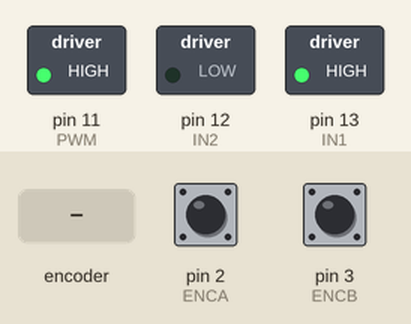
This sketch was run on a simulated Arduino Uno, built with avr-gcc and run on an emulated ATmega328P. Shown: switched loads named in the sketch (green lamp = pin HIGH). The inputs (shaded band) are chosen by the test bench; at power-on: pin 2 (ENCA) HIGH, pin 3 (ENCB) HIGH. What the sketch prints to the serial monitor is not drawn.

Above: at 1.2 s.
1.3 s: rotary encoder on pin 2 (ENCA) / pin 3 (ENCB) turned 1 step (first pin leading)
4.5 s: rotary encoder on pin 2 (ENCA) / pin 3 (ENCB) turned 2 steps (second pin leading)
Timing chart, 0 to 7.5 s (numbered marks = the images above; inputs shaded):
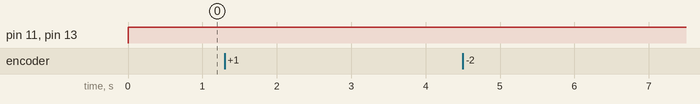

The sketch:

PID_Motor.ino
```cpp
#include <util/atomic.h> // For the ATOMIC_BLOCK macro

// Encoder
#define ENCA 2 // yellow wire
#define ENCB 3 // white wire

// Motor
#define IN1 13
#define IN2 12
#define PWM 11

// Defining the target as a global variable is only useful if the target has a set location. If the target is variable, say following a trig function, define it in the loop() function.
int target = 190;
volatile int pos = 0;
long prevT = 0;
float prevErr = 0;
float absement = 0;

void setup() {
    Serial.begin(9600);
    pinMode(ENCA, INPUT);
    pinMode(ENCB, INPUT);
    attachInterrupt(digitalPinToInterrupt(ENCA), readEncoder, RISING);
    pinMode(PWM, OUTPUT);
    pinMode(IN1, OUTPUT);
    pinMode(IN2, OUTPUT);
}

void loop() {
    int currPos = 0;
    ATOMIC_BLOCK(ATOMIC_RESTORESTATE) {
        currPos = pos;
    }

    // first three parameters are kP, kI, and kD
    float u = pidControl(4.12, 2.1, 1, currPos);
    float pwr = fabs(u) > 255 ? 255 : fabs(u); // This step causes issue
    int dir = u < 0 ? -1 : 1;
    setMotor(dir, pwr);
    display(target, currPos);
}

float pidControl(float kP, float kI, float kD,int currPos) {
    long currT = micros();
    float deltaT = ((float)(currT - prevT)) / (1.0e6);
    prevT = currT;

    // err is our position, absement is our integral, and velocity is our derivative
    int err = target - currPos;
    float absement = absement + err * deltaT;
    float velocity = (err - prevErr) / (deltaT);
    prevErr = err;
    return kP * err + kI * absement +  kD * velocity;
}

void setMotor(int dir, int pwmVal) {
    analogWrite(PWM, pwmVal);
    switch (dir) {
        case 1:
            digitalWrite(IN1, HIGH);
            digitalWrite(IN2, LOW);
            break;
        case -1:
            digitalWrite(IN1, LOW);
            digitalWrite(IN2, HIGH);
            break;
        default:
            digitalWrite(IN1, LOW);
            digitalWrite(IN2, LOW);
            break;
    }
}

void readEncoder() {
    digitalRead(ENCB) > 0 ? pos++ : pos--;
}

void display(int target, int currPos) {
    Serial.print(0);
    Serial.print(" ");
    Serial.print(target);
    Serial.print(" ");
    Serial.print(currPos);
    Serial.print(" ");
    Serial.print(target + 0.25*target); // these added numbers are to make the graph look better over time
    Serial.println();
}
```

Measured:
- after the input at 1.3 s, every drawn part: stays the same
- after the input at 4.5 s, every drawn part: stays the same
